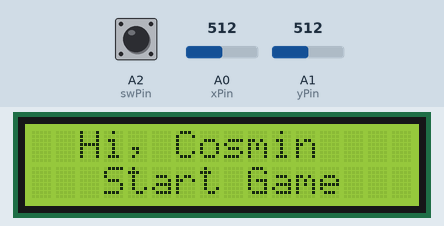
Recording of a sketch running on a simulated Arduino Uno, built with avr-gcc and run on an emulated ATmega328P. Parts: 16×2 character LCD. Inputs (shaded band) come from the test bench; at power-on: A2 (swPin) HIGH, A0 (xPin) = 512, A1 (yPin) = 512. EEPROM starts erased.

Above: at 1.2 s.
1.3 s: A2 (swPin) pulled LOW for 0.15 s
At 1.8 s:
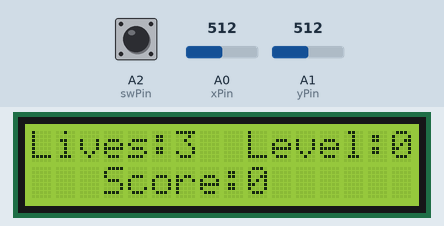
At 11.7 s:
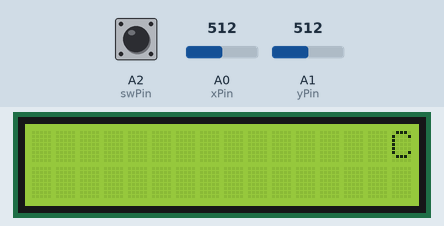
Timing chart, 0 to 13.2 s (numbered marks = the images above; inputs shaded):
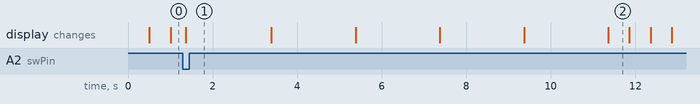

Measured:
- after the input at 1.3 s, the display: changes after 0.06 s (image 1)
- what the display in image 2 shows lasts 0.5 s, from 11.4 s to 11.9 s

The sketch:

GameMenu.ino
```cpp
#include <LiquidCrystal.h>
#include <EEPROM.h>
const int RS = 12;
const int enable = 11;
const int d4 = 5;
const int d5 = 4;
const int d6 = 3;
const int d7 = 2;

const int xPin = A0;
const int yPin = A1;
const int swPin = A2;


int xValue = 0;
int yValue = 0;
int swValue;
int lastSwValue = HIGH;
int buttonState;
bool previousButtonPressed = false;
bool buttonPressed = false;
bool canBeCleared = true;
bool gameFinished = false;
bool startGame = false;
bool updatedLevel = false;
unsigned long incrementCursor = 0;
unsigned long lastDebounceTime = 0;
unsigned long lastIncrementTime = 0;
unsigned long startTime = 0;
bool inMenu = false;
bool inSettings = false;
const int incrementLevelDelay = 2000;
const int debounceDelay = 50;
const int highThreshold = 750;
const int lowThreshold = 350;
bool xMoved = true;
bool yMoved = false;
unsigned long previousTime = 0;
const int delayTime = 500;
String inGameName = "Cosmin";

char leftPart = ' ';
char rightPart = ' ';
char space = ' ';
char leftArrow = '<';
char rightArrow = '>';
int menuPosition = 0;

int currentLives = 3;
int startingLevelValue = 0;
int levelValue = 0;
int score;
int highScore = 0;

LiquidCrystal lcd(RS, enable, d4, d5, d6, d7);

String congratulationMessage1 = "Congratulations!";
String congratulationMessage2 = "You finished the game!";
String congratulationMessage3 = "Press the button to exit!";
int indexMessage1 = 0;
int indexMessage2 = 0;
int indexMessage3 = 0;

void setup() {
  Serial.begin(9600);
  lcd.begin(16, 2);
  pinMode(swPin, INPUT_PULLUP);
  highScore = EEPROM.read(0);
  EEPROM.write(0,0);
}

void readValuesFromJoy(){
  xValue = analogRead(xPin);
  yValue = analogRead(yPin);
  swValue = digitalRead(swPin);
}

void menuArrowDisplay(){
  if (menuPosition == 0){
    if (millis() - previousTime >= delayTime){
      if (rightPart == space){
        rightPart = rightArrow;
      }else{
        rightPart = space;
      }
      lcd.setCursor(0,1);
      lcd.print(space);
      lcd.setCursor(15,1);
      lcd.print(rightPart);
      previousTime = millis();
    }
  }else if (menuPosition == 1){
    if (millis() - previousTime >= delayTime){
      if (rightPart == space && leftPart == space){
        rightPart = rightArrow;
        leftPart = leftArrow;
      }else{
        rightPart = space;
        leftPart = space;
      }
      lcd.setCursor(15,1);
      lcd.print(rightPart);
      lcd.setCursor(0,1);
      lcd.print(leftPart);
      previousTime = millis();
    }
  }else if (menuPosition == 2){
    if (millis() - previousTime >= delayTime){
      if (leftPart == space){
        leftPart = leftArrow;
      }else{
        leftPart = space;
      }
      lcd.setCursor(0,1);
      lcd.print(leftPart);
      lcd.setCursor(15,1);
      lcd.print(space);
      previousTime = millis();
    }
  }
}

void analyzeDataFromJoy(){
  if (yValue >= highThreshold && yMoved == false && buttonPressed == false){
    menuPosition++;
    yMoved = true;
  }
  if (yValue <= lowThreshold && yMoved == false && buttonPressed == false){
    menuPosition--;
    yMoved = true;
  }
  if (yValue >= lowThreshold && yValue <= highThreshold && buttonPressed == false){
    yMoved = false;
  }
  if (menuPosition == 3){
    menuPosition = 2;
  }
  if (menuPosition == -1){
    menuPosition = 0;
  }
  if (swValue != lastSwValue){
    lastDebounceTime = millis();
  }
  if (millis() - lastDebounceTime > debounceDelay){
    if (swValue != buttonState){
      buttonState = swValue;
      if (buttonState == LOW){
        buttonPressed = !buttonPressed;
      }
    }
  }
  lastSwValue = swValue;
}

void menuOption(){
  lcd.setCursor(2,0);
  lcd.print("Hi,");
  lcd.setCursor(6,0);
  lcd.print(inGameName);
  String optionName = "";
  if (menuPosition == 0){
    optionName = "Start Game";
    lcd.setCursor(3, 1);
    lcd.print(optionName);
  }else if (menuPosition == 1){
    optionName = "HighScore";
    lcd.setCursor(3, 1);
    lcd.print(optionName);
  }else if (menuPosition == 2){
    optionName = "Settings";
    lcd.setCursor(3,1);
    lcd.print(optionName);
  }
  if (yMoved == true){
    lcd.setCursor(3,1);
    lcd.print("            ");
  }
}

void menuActions(){
  if (menuPosition == 0){
    startGame = true;
    if (updatedLevel == false){
      levelValue = startingLevelValue;
      updatedLevel = true;
    }
    if (gameFinished == false){
      lcd.setCursor(0,0);
      lcd.print("Lives: ");
      lcd.setCursor(6,0);
      lcd.print(currentLives);
      lcd.setCursor(9,0);
      lcd.print("Level:");
      lcd.setCursor(15,0);
      lcd.print(levelValue);
      lcd.setCursor(3,1);
      lcd.print("Score:");
      lcd.setCursor(9,1);
      lcd.print(score);
      if (millis() - lastIncrementTime > incrementLevelDelay){
        levelValue++;
        lastIncrementTime = millis();
      }
      if (millis() - startTime > 10000){
        gameFinished = true;
        lcd.clear();
      }
      score = levelValue * 3;
    }else{
      lcd.setCursor(16, 0);
      lcd.autoscroll();
      highScore = score;
      EEPROM.write(0, highScore);
      canBeCleared = true;
      startGame = false;
      while (indexMessage1 < congratulationMessage1.length()){
        if (millis() - incrementCursor > 500){
          lcd.print(congratulationMessage1[indexMessage1]);
          indexMessage1++;
          incrementCursor = millis();
        }
      }
      lcd.clear();
      lcd.setCursor(16,1);
      while (indexMessage2 < congratulationMessage2.length()){
        if (millis() - incrementCursor > 500){
          lcd.print(congratulationMessage2[indexMessage2]);
          indexMessage2++;
          incrementCursor = millis();
        }
      }
      lcd.clear();
      lcd.setCursor(16,0);
      while (indexMessage3 < congratulationMessage3.length()){
        if (millis() - incrementCursor > 500){
          lcd.print(congratulationMessage3[indexMessage3]);
          indexMessage3++;
          incrementCursor = millis();
        }
      }
      lcd.noAutoscroll();
      startTime = millis();
    }
  }
  if (menuPosition == 1){
    lcd.setCursor(0,0);
    lcd.print("HighScore:");
    lcd.setCursor(10, 0);
    lcd.print(highScore);
    canBeCleared = true;
  }
  if (menuPosition == 2){
    lcd.setCursor(0,1);
    lcd.print("Set Level:");
    lcd.setCursor(10,1);
    lcd.print(startingLevelValue);
    analyzeDataFromJoyForSettings();
    canBeCleared = true;
    updatedLevel = false;
    gameFinished = false;
    score = 0;
    indexMessage1 = indexMessage2 = indexMessage3 = 0;
  }
}

void updateTimes(){
  if (startGame == false){
    startTime = lastIncrementTime = millis();
  }
}

void analyzeDataFromJoyForSettings(){
  if (xValue >= highThreshold && xMoved == false){
    startingLevelValue++;
    xMoved = true;
  }
  if (xValue <= lowThreshold && xMoved == false){
    startingLevelValue--;
    xMoved = true;
  }
  if (xValue >= lowThreshold && xValue <= highThreshold){
    xMoved = false;
  }
  if (startingLevelValue == -1){
    startingLevelValue = 0;
  }
}


void loop() {
  readValuesFromJoy();
  analyzeDataFromJoy();
  updateTimes();
  if (previousButtonPressed != buttonPressed && canBeCleared == true){
    lcd.clear();
    inMenu = !inMenu;
    previousButtonPressed = buttonPressed;
  }
  if (inMenu == false){
    menuArrowDisplay();
    menuOption();
  }else if (inMenu == true){
    canBeCleared = false;
    menuActions();
  }
}
```
